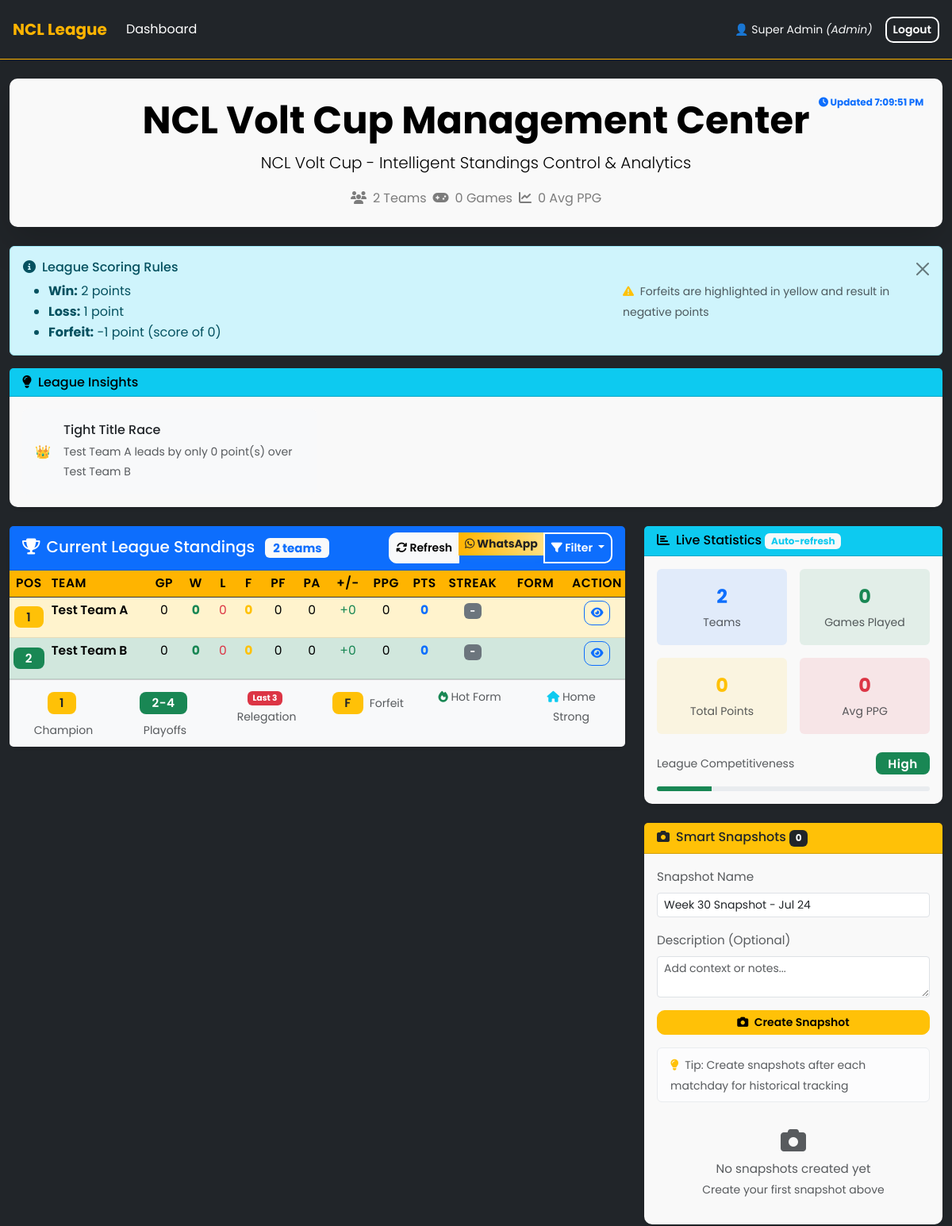
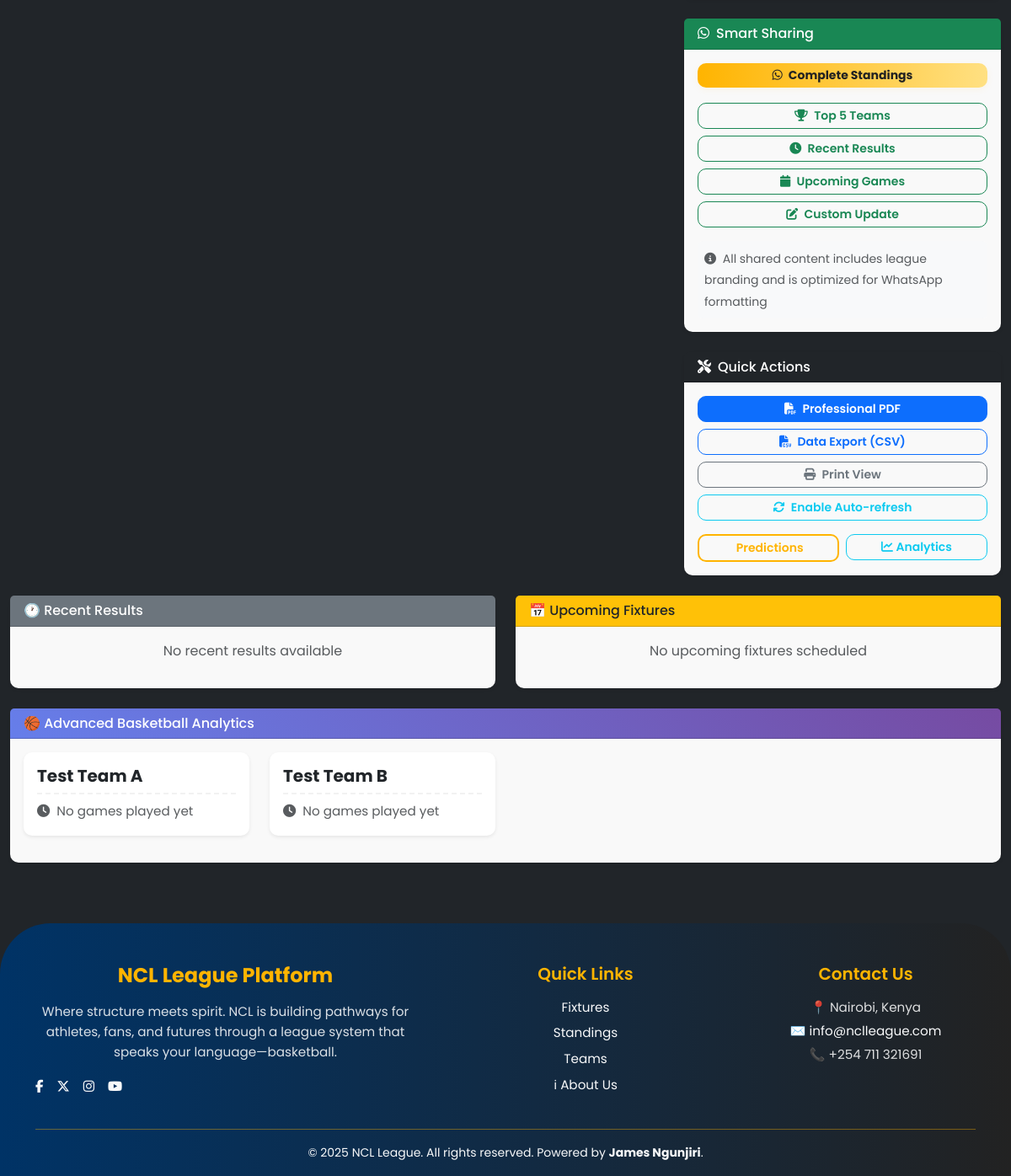
The page /admin/standings_manager.php (signed in) on the database its author committed (2 pictures, top to bottom).
### tables this page shows
CREATE TABLE IF NOT EXISTS leagues (
  league_id INT AUTO_INCREMENT PRIMARY KEY,
  name VARCHAR(100) NOT NULL,
  abbreviation VARCHAR(10) NOT NULL,
  logo_url VARCHAR(255)
);

CREATE TABLE IF NOT EXISTS teams (
  team_id INT AUTO_INCREMENT PRIMARY KEY,
  league_id INT,
  name VARCHAR(100) NOT NULL,
  coach_name VARCHAR(100),
  FOREIGN KEY (league_id) REFERENCES leagues(league_id)
);

### admin/standings_manager.php (the view, shortened to what the rows shown need)
<?php
require_once('../db_connect.php');
require_once('helpers/standings_helper.php');
$leagueId = $_SESSION['league_id'] ?? 1;
try {
  $leagueQuery = $conn->prepare("SELECT name, abbreviation FROM leagues WHERE league_id = ?");
  $leagueQuery->bind_param("i", $leagueId);
  $leagueQuery->execute();
  $league = $leagueQuery->get_result()->fetch_assoc();
  $standings = getLeagueStandings($conn, $leagueId);
  $basketballStats = getBasketballStats($conn, $leagueId);
  $teamStreaks = getTeamStreaks($conn, $leagueId);
  $performanceTrends = getPerformanceTrends($conn, $leagueId);
} catch (Exception $e) {
  $error = "Data loading error: " . $e->getMessage();
  $league = ['name' => 'Basketball League', 'abbreviation' => 'BL'];
  $standings = [];
  $stats = [];
  $recentResults = [];
  $upcomingFixtures = [];
  $basketballStats = [];
  $teamStreaks = [];
  $homeAwayStats = [];
  $performanceTrends = [];
  $leagueInsights = [];
}
function getPerformanceTrends($conn, $leagueId)
{
  $trends = [];
  $sql = "SELECT
                t.team_id, t.name,
                COUNT(CASE WHEN f.match_date >= DATE_SUB(CURDATE(), INTERVAL 30 DAY) THEN 1 END) as recent_games,
                COUNT(CASE WHEN f.match_date >= DATE_SUB(CURDATE(), INTERVAL 30 DAY)
                      AND ((f.home_team = t.team_id AND r.score_home > r.score_away)
                           OR (f.away_team = t.team_id AND r.score_away > r.score_home)) THEN 1 END) as recent_wins
            FROM teams t
            LEFT JOIN fixtures f ON (f.home_team = t.team_id OR f.away_team = t.team_id) AND f.league_id = ?
            LEFT JOIN match_results r ON f.fixture_id = r.fixture_id
            WHERE t.league_id = ?
            GROUP BY t.team_id, t.name";
  $stmt = $conn->prepare($sql);
  $stmt->bind_param("ii", $leagueId, $leagueId);
  $stmt->execute();
  $result = $stmt->get_result();
  while ($row = $result->fetch_assoc()) {
    $trends[$row['team_id']] = [
      'name' => $row['name'],
      'recent_games' => $row['recent_games'],
      'recent_wins' => $row['recent_wins'],
      'win_rate' => $row['recent_games'] > 0 ? round(($row['recent_wins'] / $row['recent_games']) * 100, 1) : 0
    ];
  }
  return $trends;
}
include('../includes/header.php');
include('../includes/navbar.php');
?>
<section class="container-fluid py-4" id="standings-manager">
  <div class="row mb-4">
    <div class="col-12">
      <div class="card bg-gradient-primary text-black shadow-lg border-0">
        <div class="card-body text-center py-4 position-relative">
          <div class="position-absolute top-0 end-0 p-3">
            <span class="badge bg-light text-primary" id="last-updated">
            </span>
          </div>
          <h1 class="display-5 fw-bold mb-2">
            <?= htmlspecialchars($league['name'] ?? 'Basketball League') ?> Management Center
          </h1>
          <p class="lead mb-3"><?= htmlspecialchars($league['name'] ?? 'Basketball League') ?> - Intelligent Standings Control & Analytics</p>
          <div class="row g-2 justify-content-center">
            <div class="col-auto">
            </div>
            <div class="col-auto">
            </div>
            <div class="col-auto">
            </div>
          </div>
        </div>
      </div>
    </div>
  </div>
  <div class="row">
    <div class="col-lg-8">
      <div class="card shadow-sm mb-4 border-0">
        <div class="card-body p-0">
          <div class="table-responsive">
            <table class="table table-hover table-sm standings-table mb-0" role="table" aria-label="Basketball League Standings">
              <thead class="table-dark sticky-top">
                <tr role="row">
                  <th class="text-center" width="50" scope="col" aria-label="Position">Pos</th>
                  <th width="200" scope="col" aria-label="Team Name">Team</th>
                  <th class="text-center" width="60" title="Games Played" scope="col" aria-label="Games Played">GP</th>
                  <th class="text-center" width="50" title="Wins" scope="col" aria-label="Wins">W</th>
                  <th class="text-center" width="50" title="Losses" scope="col" aria-label="Losses">L</th>
                  <th class="text-center" width="50" title="Forfeits" scope="col" aria-label="Forfeits">F</th>
                  <th class="text-center" width="60" title="Points For" scope="col" aria-label="Points For">PF</th>
                  <th class="text-center" width="60" title="Points Against" scope="col" aria-label="Points Against">PA</th>
                  <th class="text-center" width="60" title="Point Difference" scope="col" aria-label="Point Difference">+/-</th>
                  <th class="text-center" width="60" title="Points Per Game" scope="col" aria-label="Points Per Game">PPG</th>
                  <th class="text-center" width="60" title="League Points" scope="col" aria-label="League Points">Pts</th>
                  <th class="text-center" width="80" scope="col" aria-label="Current Streak">Streak</th>
                  <th class="text-center" width="120" scope="col" aria-label="Recent Form">Form</th>
                  <th class="text-center" width="60" scope="col" aria-label="Team Actions">Action</th>
                </tr>
              </thead>
              <tbody id="standings-table-body" role="rowgroup">
                <?php if (empty($standings)): ?>
                  <tr>
                    <td colspan="14" class="text-center py-4 text-muted">
                      <i class="fas fa-info-circle me-2"></i>No standings data available
                    </td>
                  </tr>
                <?php else: ?>
                  <?php $position = 1;
                  foreach ($standings as $team): ?>
                    <?php
                    $streak = $teamStreaks[$team['team_id']] ?? ['type' => 'N/A', 'count' => 0];
                    $ppg = $team['played'] > 0 ? round($team['goals_for'] / $team['played'], 1) : 0;
                    $rowClass = '';
                    $positionBadge = '';
                    if ($position === 1) {
                      $rowClass = 'table-warning';
                      $positionBadge = 'bg-warning text-dark';
                    } elseif ($position >= 2 && $position <= 4) {
                      $rowClass = 'table-success';
                      $positionBadge = 'bg-success';
                    } elseif ($position >= 5 && $position <= count($standings) - 3) {
                      $rowClass = 'table-neutral';
                      $positionBadge = 'bg-primary';
                    } elseif ($position > count($standings) - 3) {
                      $rowClass = 'table-danger';
                      $positionBadge = 'bg-danger';
                    }
                    ?>
                    <tr class="<?= $rowClass ?> team-row" data-team-id="<?= $team['team_id'] ?>" data-position="<?= $position ?>"
                      role="row" aria-label="<?= htmlspecialchars($team['name']) ?> - Position <?= $position ?>">
                      <td class="text-center" role="cell" aria-label="Position <?= $position ?>">
                        <span class="badge <?= $positionBadge ?> position-badge"><?= $position ?></span>
                      </td>
                      <td class="fw-semibold team-name" role="cell">
                        <div class="d-flex align-items-center">
                          <span class="team-name-text"><?= htmlspecialchars($team['name']) ?></span>
                        </div>
                      </td>
                      <td class="text-center" role="cell" aria-label="<?= $team['played'] ?> games played"><?= $team['played'] ?></td>
                      <td class="text-center text-success fw-bold" role="cell" aria-label="<?= $team['wins'] ?> wins"><?= $team['wins'] ?></td>
                      <td class="text-center text-danger" role="cell" aria-label="<?= $team['losses'] ?> losses"><?= $team['losses'] ?></td>
                      <td class="text-center text-warning fw-bold" role="cell" aria-label="<?= $team['forfeits'] ?> forfeits" title="Forfeits result in -1 point"><?= $team['forfeits'] ?></td>
                      <td class="text-center" role="cell" aria-label="<?= $team['goals_for'] ?> points for"><?= $team['goals_for'] ?></td>
                      <td class="text-center" role="cell" aria-label="<?= $team['goals_against'] ?> points against"><?= $team['goals_against'] ?></td>
                      <td class="text-center <?= $team['goal_difference'] >= 0 ? 'text-success' : 'text-danger' ?>"
                        role="cell" aria-label="Point difference <?= $team['goal_difference'] >= 0 ? 'plus' : '' ?> <?= $team['goal_difference'] ?>">
                        <?= $team['goal_difference'] >= 0 ? '+' : '' ?><?= $team['goal_difference'] ?>
                      </td>
                      <td class="text-center" role="cell" aria-label="<?= $ppg ?> points per game"><?= $ppg ?></td>
                      <td class="text-center fw-bold <?= $team['points'] < 0 ? 'text-danger' : 'text-primary' ?>" role="cell" aria-label="<?= $team['points'] ?> league points"><?= $team['points'] ?></td>
                      <td class="text-center">
                        <?php if ($streak['type'] === 'W'): ?>
                          <span class="badge bg-success">W<?= $streak['count'] ?></span>
                        <?php elseif ($streak['type'] === 'L'): ?>
                          <span class="badge bg-danger">L<?= $streak['count'] ?></span>
                        <?php elseif ($streak['type'] === 'F'): ?>
                          <span class="badge bg-warning text-dark">F<?= $streak['count'] ?></span>
                        <?php else: ?>
                          <span class="badge bg-secondary">-</span>
                        <?php endif; ?>
                      </td>
                      <td class="text-center form-display">
                      </td>
                      <td class="text-center">
                        <button class="btn btn-sm btn-outline-primary" onclick="showTeamDetails(<?= $team['team_id'] ?>)" title="View details">
                          <i class="fas fa-eye"></i>
                        </button>
                      </td>
                    </tr>
                  <?php $position++;
                  endforeach; ?>
                <?php endif; ?>
              </tbody>
            </table>
          </div>
        </div>
      </div>
    </div>
  </div>
  <div class="row">
    <div class="col-12">
      <div class="card shadow-sm">
        <div class="card-body">
          <div class="row">
            <?php if (!empty($basketballStats)): ?>
              <?php foreach ($basketballStats as $teamId => $teamStats): ?>
                <div class="col-lg-3 col-md-6 mb-3">
                  <div class="card border-0 shadow-sm bg-white">
                    <div class="card-body p-3">
                      <h6 class="card-title text-dark fw-bold mb-2"><?= htmlspecialchars($teamStats['team_name'] ?? 'Unknown Team') ?></h6>
                      <?php if (($teamStats['games_played'] ?? 0) > 0): ?>
                        <div class="small text-secondary">
                          <div class="mb-1">
                            <strong class="text-primary">Avg Points:</strong>
                            <span class="text-dark"><?= round($teamStats['avg_points'] ?? 0, 1) ?></span>
                          </div>
                          <div class="mb-1">
                            <strong class="text-info">Scoring Variance:</strong>
                            <span class="text-dark"><?= round($teamStats['scoring_variance'] ?? 0, 1) ?></span>
                          </div>
                          <div class="mb-1">
                            <strong class="text-success">Recent Form:</strong>
                            <span class="ms-1">
                              <?php
                              $form = $teamStats['recent_form'] ?? '';
                              if ($form):
                                for ($i = 0; $i < strlen($form); $i++):
                                  $result = $form[$i];
                                  $class = $result === 'W' ? 'bg-success text-black' : 'bg-danger text-black';
                              ?>
                                  <span class="badge <?= $class ?> badge-sm me-1"><?= $result ?></span>
                                <?php
                                endfor;
                              else:
                                ?>
                                <span class="text-muted">No games yet</span>
                              <?php endif; ?>
                            </span>
                          </div>
                          <div class="small text-muted">
                            Games played: <?= $teamStats['games_played'] ?? 0 ?>
                          </div>
                        </div>
                      <?php else: ?>
                        <div class="text-muted small">
                          <i class="fas fa-clock me-1"></i>
                          No games played yet
                        </div>
                      <?php endif; ?>
                    </div>
                  </div>
                </div>
              <?php endforeach; ?>
            <?php endif; ?>
          </div>
        </div>
      </div>
    </div>
  </div>
</section>
<?php
include('../includes/footer.php');
?>

### includes/navbar.php (shortened to what the rows shown need)
<?php
require_once(__DIR__ . '/../db_connect.php');
$leagueName = 'NCL League';
if (!empty($_SESSION['league_id'])) {
  $stmt = $conn->prepare("SELECT abbreviation FROM leagues WHERE league_id = ?");
  $stmt->bind_param("i", $_SESSION['league_id']);
  $stmt->execute();
  $stmt->bind_result($abbr);
  if ($stmt->fetch()) {
    $leagueName = htmlspecialchars($abbr) . ' League';
  }
}
?>
<nav class="navbar navbar-expand-md bg-dark border-bottom border-accent shadow-sm sticky-top">
  <div class="container-fluid px-3 py-2 d-flex align-items-center justify-content-between flex-wrap">
    <a class="navbar-brand text-accent fw-bold fs-5" href="/ncl-league-platform/index.php">
      <?= $leagueName ?>
    </a>
    <div class="collapse navbar-collapse mt-3 mt-md-0" id="nclNavbar">
      <ul class="navbar-nav me-auto mb-2 mb-md-0 gap-2">
      </ul>
      <div class="d-flex align-items-center gap-3">
      </div>
    </div>
  </div>
</nav>

### rows shown on the page
leagues: abbreviation "NCL League", name "NCL Volt Cup"
teams: name "Test Team A", played "0", wins "0", losses "0", forfeits "0", goals_for "0", goals_against "0", goal_difference "0", ppg "0", points "0"
teams: name "Test Team B", played "0", wins "0", losses "0", forfeits "0", goals_for "0", goals_against "0", goal_difference "0", ppg "0", points "0"

### other values the page prints
$_SESSION['name'] "Super Admin"
$_SESSION['role'] "Admin"
count($standings) "2"
$stats['total_matches'] "0"
$stats['avg_goals_per_game'] "0"
$insight['icon'] "👑"
$insight['title'] "Tight Title Race"
$insight['message'] "Test Team A leads by only 0 point(s) over Test Team B"
$stats['total_goals'] "0"
$snapshots->num_rows "0"
